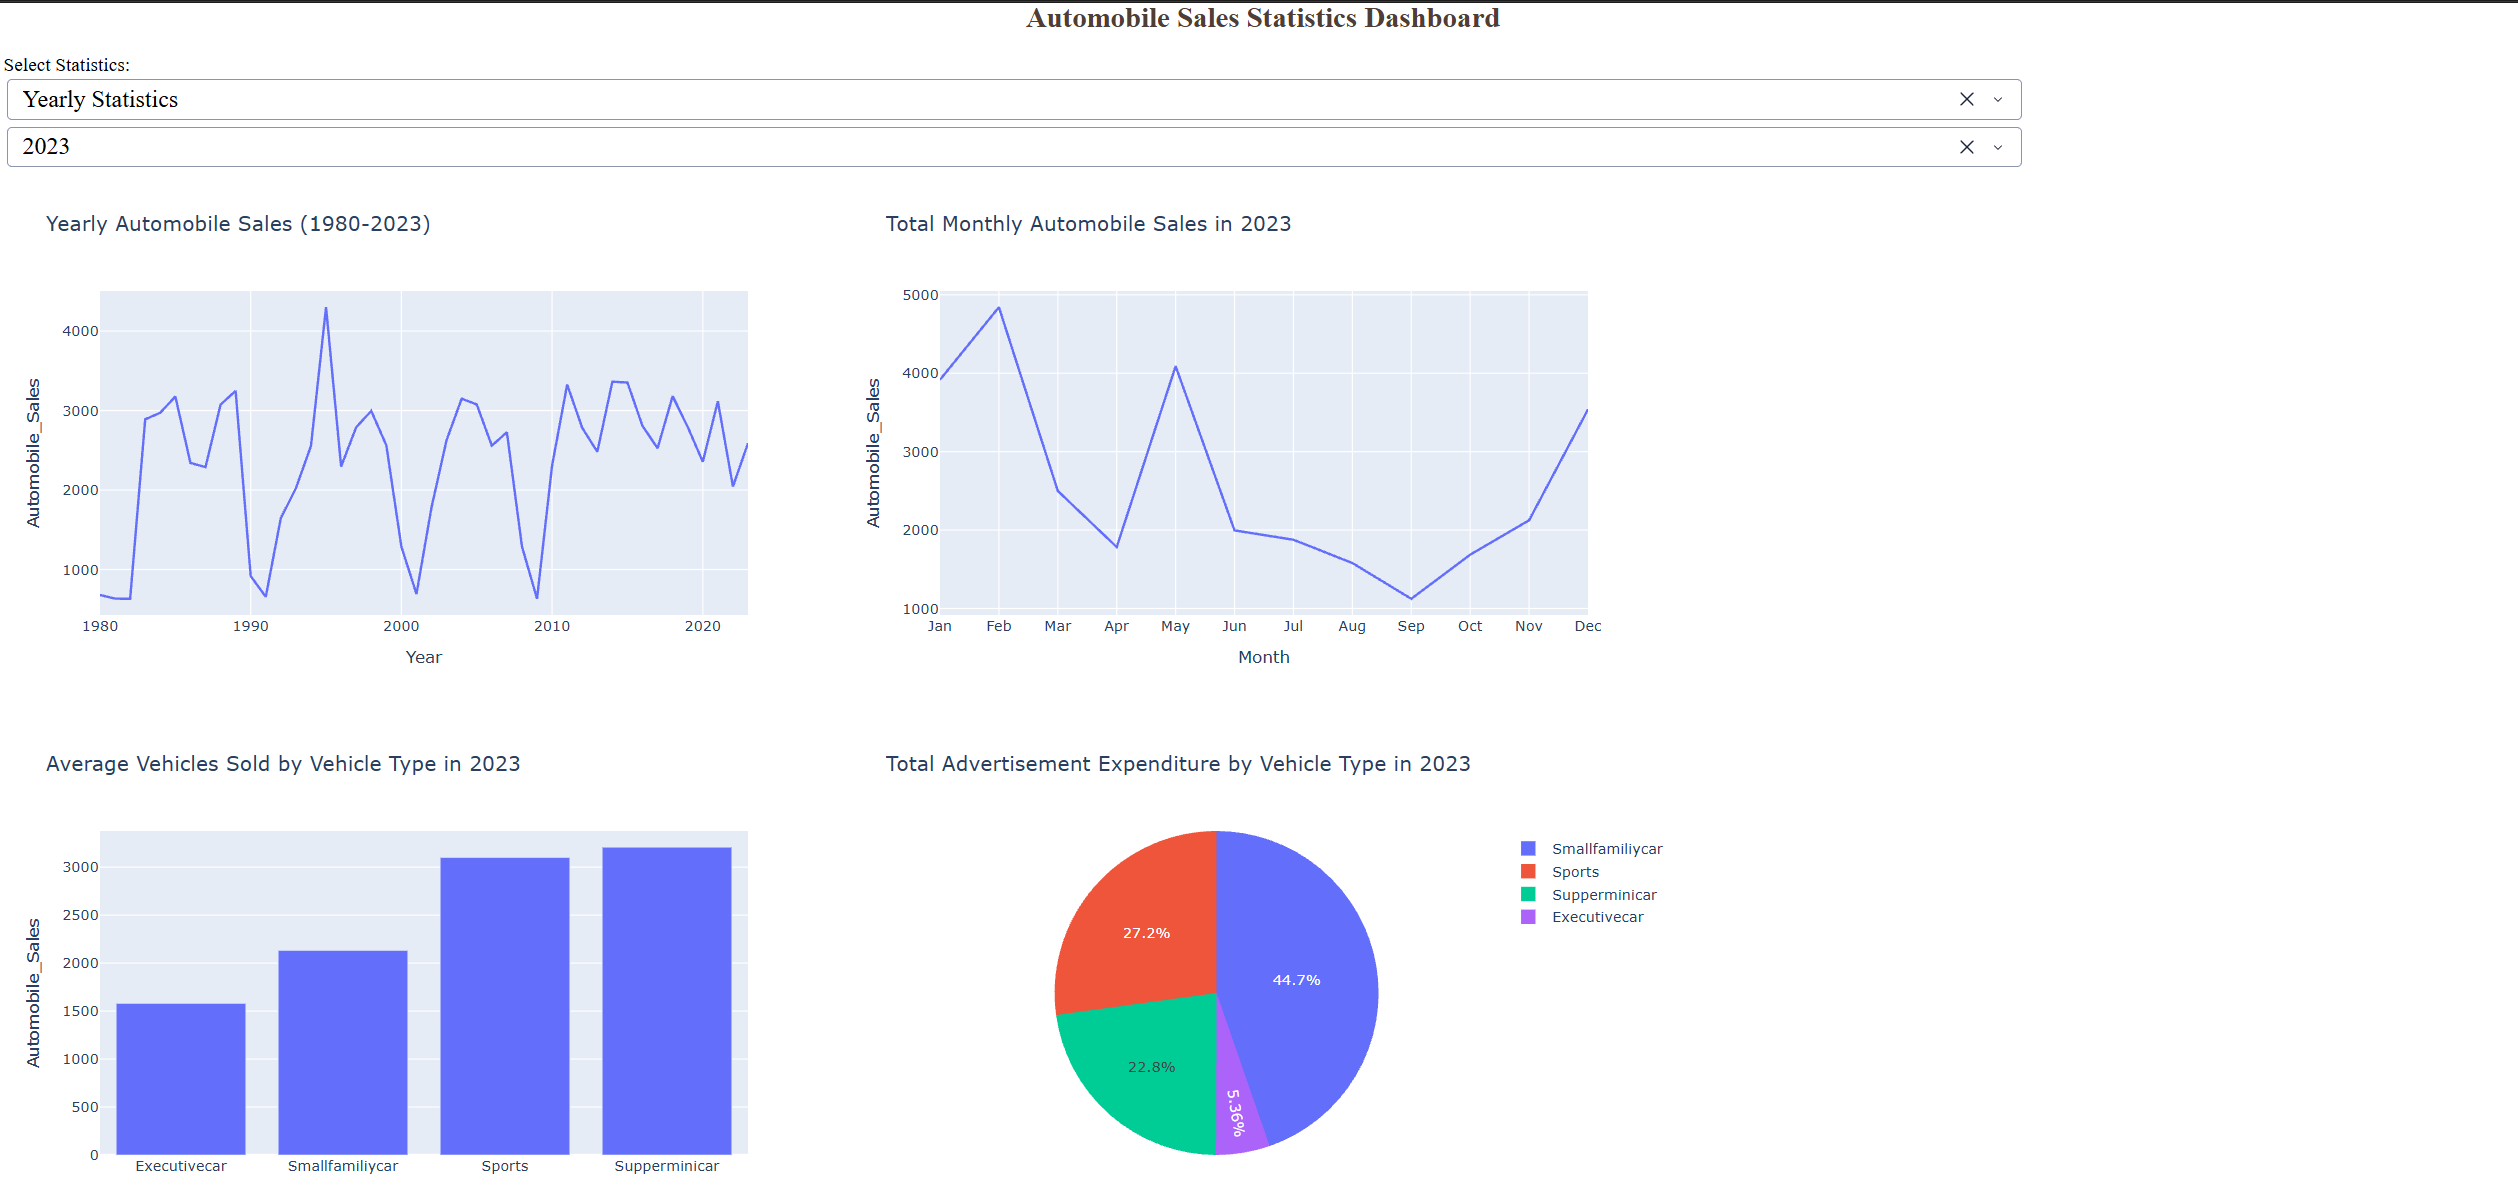

This chart was generated by the following Python code:
import pandas as pd
import dash
from dash import dcc, html
from dash.dependencies import Input, Output
import plotly.express as px

URL = "https://cf-courses-data.s3.us.cloud-object-storage.appdomain.cloud/IBMDeveloperSkillsNetwork-DV0101EN-SkillsNetwork/Data%20Files/historical_automobile_sales.csv"
df = pd.read_csv(URL)

MONTH_ORDER = ['Jan', 'Feb', 'Mar', 'Apr', 'May', 'Jun',
               'Jul', 'Aug', 'Sep', 'Oct', 'Nov', 'Dec']

# TASK 2.1: Create the app with a title
app = dash.Dash(__name__)
app.title = "Automobile Statistics Dashboard"

dropdown_options = [
    {'label': 'Yearly Statistics', 'value': 'Yearly Statistics'},
    {'label': 'Recession Period Statistics', 'value': 'Recession Period Statistics'},
]
year_list = list(range(1980, 2024))

# TASK 2.2 + 2.3: Layout with dropdowns and output division
app.layout = html.Div([
    html.H1("Automobile Sales Statistics Dashboard",
            style={'textAlign': 'center', 'color': '#503D36', 'fontSize': 24}),

    html.Div([
        html.Label("Select Statistics:"),
        dcc.Dropdown(
            id='dropdown-statistics',
            options=dropdown_options,
            placeholder='Select a report type',
            style={'width': '80%', 'padding': '3px', 'fontSize': '20px',
                   'textAlignLast': 'center'}
        ),
    ]),

    html.Div(dcc.Dropdown(
        id='select-year',
        options=[{'label': i, 'value': i} for i in year_list],
        placeholder='Select year',
        style={'width': '80%', 'padding': '3px', 'fontSize': '20px',
               'textAlignLast': 'center'}
    )),

    html.Div(id='output-container', className='chart-grid',
             style={'display': 'flex', 'flexDirection': 'column'}),
])


# TASK 2.4: Callbacks
@app.callback(
    Output('select-year', 'disabled'),
    Input('dropdown-statistics', 'value'))
def update_input_container(selected_statistics):
    return selected_statistics != 'Yearly Statistics'


@app.callback(
    Output('output-container', 'children'),
    [Input('dropdown-statistics', 'value'),
     Input('select-year', 'value')])
def update_output_container(selected_statistics, input_year):

    # TASK 2.5: Recession Report Statistics
    if selected_statistics == 'Recession Period Statistics':
        recession_data = df[df['Recession'] == 1]

        yearly_rec = recession_data.groupby('Year')['Automobile_Sales'].mean().reset_index()
        R_chart1 = dcc.Graph(figure=px.line(
            yearly_rec, x='Year', y='Automobile_Sales',
            title='Average Automobile Sales fluctuation over Recession Period'))

        avg_sales = recession_data.groupby('Vehicle_Type')['Automobile_Sales'].mean().reset_index()
        R_chart2 = dcc.Graph(figure=px.bar(
            avg_sales, x='Vehicle_Type', y='Automobile_Sales',
            title='Average Number of Vehicles Sold by Vehicle Type'))

        exp_rec = recession_data.groupby('Vehicle_Type')['Advertising_Expenditure'].sum().reset_index()
        R_chart3 = dcc.Graph(figure=px.pie(
            exp_rec, values='Advertising_Expenditure', names='Vehicle_Type',
            title='Total Expenditure Share by Vehicle Type during Recessions'))

        unemp = (recession_data.groupby(['unemployment_rate', 'Vehicle_Type'])['Automobile_Sales']
                 .mean().reset_index())
        R_chart4 = dcc.Graph(figure=px.bar(
            unemp, x='unemployment_rate', y='Automobile_Sales', color='Vehicle_Type',
            labels={'unemployment_rate': 'Unemployment Rate',
                    'Automobile_Sales': 'Average Automobile Sales'},
            title='Effect of Unemployment Rate on Vehicle Type and Sales'))

        return [
            html.Div(className='chart-item',
                     children=[html.Div(R_chart1), html.Div(R_chart2)],
                     style={'display': 'flex'}),
            html.Div(className='chart-item',
                     children=[html.Div(R_chart3), html.Div(R_chart4)],
                     style={'display': 'flex'}),
        ]

    # TASK 2.6: Yearly Report Statistics
    elif input_year and selected_statistics == 'Yearly Statistics':
        yearly_data = df[df['Year'] == input_year]

        yas = df.groupby('Year')['Automobile_Sales'].mean().reset_index()
        Y_chart1 = dcc.Graph(figure=px.line(
            yas, x='Year', y='Automobile_Sales',
            title='Yearly Automobile Sales (1980-2023)'))

        mas = (yearly_data.groupby('Month')['Automobile_Sales']
               .sum().reindex(MONTH_ORDER).reset_index())
        Y_chart2 = dcc.Graph(figure=px.line(
            mas, x='Month', y='Automobile_Sales',
            title='Total Monthly Automobile Sales in {}'.format(input_year)))

        avr_vdata = yearly_data.groupby('Vehicle_Type')['Automobile_Sales'].mean().reset_index()
        Y_chart3 = dcc.Graph(figure=px.bar(
            avr_vdata, x='Vehicle_Type', y='Automobile_Sales',
            title='Average Vehicles Sold by Vehicle Type in {}'.format(input_year)))

        exp_data = yearly_data.groupby('Vehicle_Type')['Advertising_Expenditure'].sum().reset_index()
        Y_chart4 = dcc.Graph(figure=px.pie(
            exp_data, values='Advertising_Expenditure', names='Vehicle_Type',
            title='Total Advertisement Expenditure by Vehicle Type in {}'.format(input_year)))

        return [
            html.Div(className='chart-item',
                     children=[html.Div(Y_chart1), html.Div(Y_chart2)],
                     style={'display': 'flex'}),
            html.Div(className='chart-item',
                     children=[html.Div(Y_chart3), html.Div(Y_chart4)],
                     style={'display': 'flex'}),
        ]

    return None


if __name__ == '__main__':
    run = getattr(app, 'run', None) or app.run_server
    run(debug=True)
